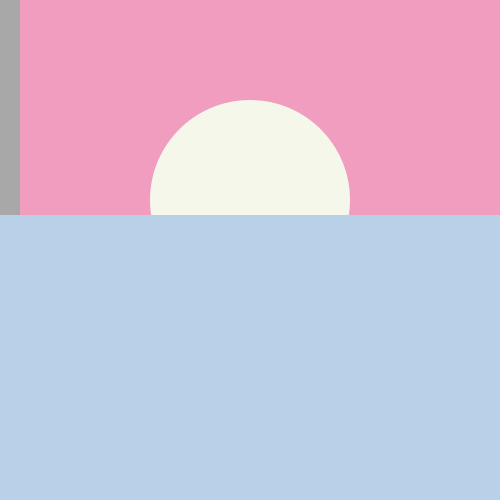
Frame 1 (no input)
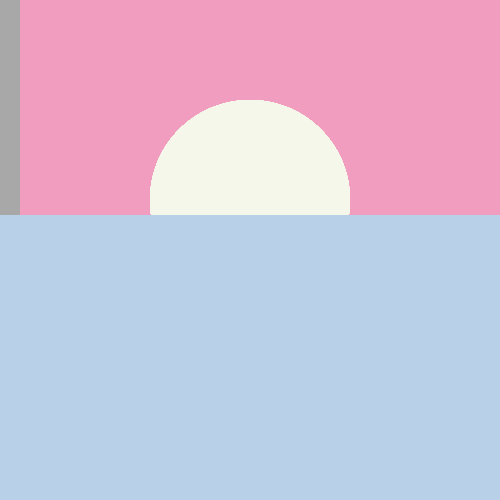
Frame 60 (the mouse pressed at the canvas centre just before this capture)
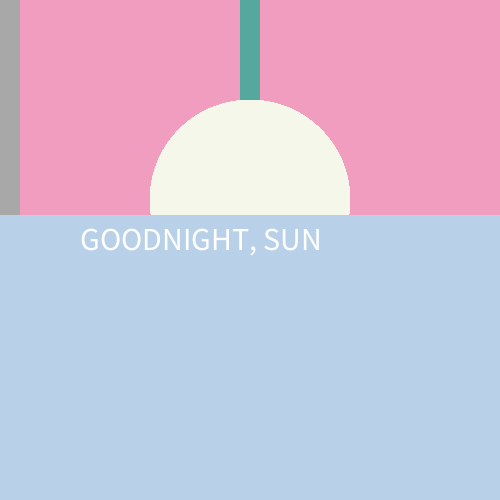
Frame 120 (the mouse held since frame 60 and released just before this capture)

The Processing sketch that drew these frames (run headless with seeded random() and noise(); from frame 60 on, the mouse is pressed at the canvas centre):

// Processing sketch: processing_186659
// ── processing_186659.pde

int barWidth = 20;
int lastBar = -1;

void setup() {
  size (500,500);
  background (#F09DC0);
  colorMode(HSB, width, height, 100); 
  noStroke();

}

void draw() {
//----------------------
//circle "sun"
//----------------------

 fill(#F6F7EB);
      ellipse(250,200,200,200 );
      
//----------------------
//rectangle
//----------------------

  beginShape();
    fill(#B9D1E8);
    vertex(0,215);
    vertex(500,215);
    vertex(500,500);
    vertex(0,500);
  endShape(CLOSE);

//----------------------
//gradient background
//----------------------
  int whichBar = mouseX / barWidth;
  if (whichBar != lastBar) {
    int barX = whichBar * barWidth;
    fill(barX, mouseY, 66);
    rect(barX, 0, barWidth, 215);
    lastBar = whichBar;
  }
//----------------------
//text
//----------------------

 if (mousePressed) {
    println(mouseX);
    textSize(32);
    fill (#FFFFFF);
    text("GOODNIGHT, SUN", 80, mouseY);
 
   }
}
